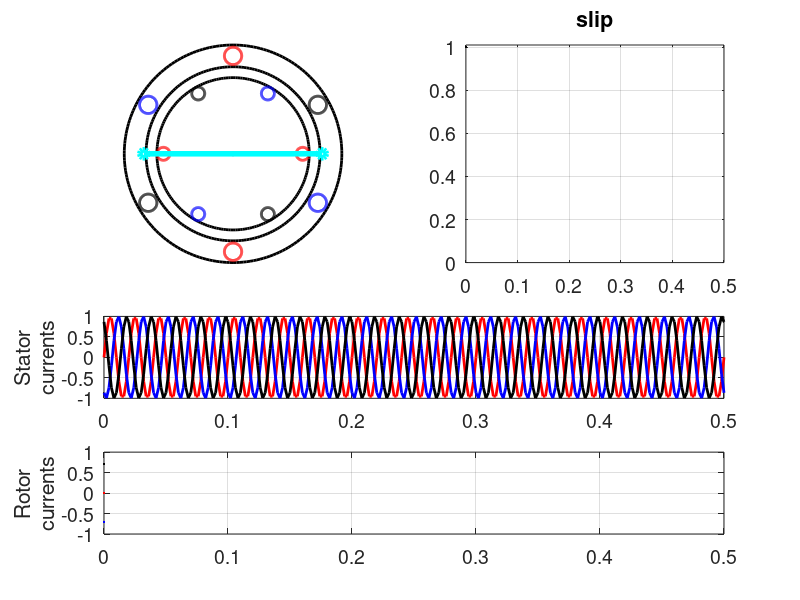

MATLAB code to generate this figure: (Note: this script raises an error after producing the figure.)
clc;clear;

theta = 0:pi*1e-2:2*pi;

cx = 0.1*cos(theta);
cy = 0.1*sin(theta);

sxo = 10*cos(theta);
syo = 10*sin(theta);

sxi = 8*cos(theta);
syi = 8*sin(theta);

sx1 = 0.8*cos(theta);
sy1 = 0.8*sin(theta)+9;

sx2 = 0.8*cos(theta);
sy2 = 0.8*sin(theta) - 9;

sx3 = 0.8*cos(theta) + 9*cosd(30);
sy3 = 0.8*sin(theta) + 9*sind(30);

sx4 = 0.8*cos(theta) - 9*cosd(30);
sy4 = 0.8*sin(theta) - 9*sind(30);

sx5 = 0.8*cos(theta) + 9*cosd(30);
sy5 = 0.8*sin(theta) - 9*sind(30);

sx6 = 0.8*cos(theta) - 9*cosd(30);
sy6 = 0.8*sin(theta) + 9*sind(30);


% ------------------
rxo = 7*cos(theta);
ryo = 7*sin(theta);

% ------------------
t = 0:2e-3:0.5;

% theta_r = linspace(0,(1-slip)*720,100);
% stator_rotation = 7200; %degrees

theta_s = linspace(0,7200,length(t));
% slip = linspace(1,0.05,length(t));
% slip = 1*exp(-5*t);
% slip = 1*ones(1,length(theta_s));

% slip = 1*(theta_s<=720) + 0.5*((theta_s>720)&(theta_s<720*2)) + ...
%     0.25*((theta_s>=720*2)&(theta_s<720*4)) + ...
%     0.05*((theta_s>=720*4)&(theta_s<720*6)) + ...
%     0*(theta_s>=720*6);
slip = 1*(t<=0.1) + 0.5*((t>0.1)&(t<0.2)) + ...
    0.25*((t>=0.2)&(t<0.3)) + ...
    0.05*((t>=0.3)&(t<=0.5));

% nslip = 0*slip;
% nslip(1) = slip(1);
% 
% Tc = 0.005;
% h = t(2) -t(1);
% for k = 1:1:(length(t)-1)
%     nslip(k+1) = nslip(k) + h/Tc*(slip(k)-nslip(k));
% end
% 
% slip = nslip;
% plot(slip)
% return
% t = 0:1e-3:(stator_rotation/360)*20e-3;
isa = 1*sin(2*pi*50*t);
isb = 1*sin(2*pi*50*t-2*pi/3);
isc = 1*sin(2*pi*50*t+2*pi/3);

for k = 1:1:length(t)

ira(k) = 0.3*slip(k)*exp(slip(k))*sin(2*pi*50*slip(k)*t(k));
irb(k) = 0.3*slip(k)*exp(slip(k))*sin(2*pi*50*slip(k)*t(k)-2*pi/3);
irc(k) = 0.3*slip(k)*exp(slip(k))*sin(2*pi*50*slip(k)*t(k)+2*pi/3);

% ira(k) = 0.3*exp(2*slip(k))*sin(2*pi*50*slip(k)*t(k));
% irb(k) = 0.3*exp(2*slip(k))*sin(2*pi*50*slip(k)*t(k)-2*pi/3);
% irc(k) = 0.3*exp(2*slip(k))*sin(2*pi*50*slip(k)*t(k)+2*pi/3);


theta_r = (1-slip(k))*theta_s(k);

rdel = -theta_r;
sdel = -theta_s(k);

rx1 = 0.6*cos(theta) + 6.4*cosd(rdel);
ry1 = 0.6*sin(theta) + 6.4*sind(rdel);

rx2 = 0.6*cos(theta) - 6.4*cosd(rdel);
ry2 = 0.6*sin(theta) - 6.4*sind(rdel);

rx3 = 0.6*cos(theta) + 6.4*cosd(rdel-60);
ry3 = 0.6*sin(theta) + 6.4*sind(rdel-60);

rx4 = 0.6*cos(theta) + 6.4*cosd(rdel+60);
ry4 = 0.6*sin(theta) + 6.4*sind(rdel+60);

rx5 = 0.6*cos(theta) - 6.4*cosd(rdel+60);
ry5 = 0.6*sin(theta) - 6.4*sind(rdel+60);

rx6 = 0.6*cos(theta) - 6.4*cosd(rdel-60);
ry6 = 0.6*sin(theta) - 6.4*sind(rdel-60);

% ----------------------------------
% ----------------------------------

rxarr = [-6.5*cosd(rdel) 6.5*cosd(rdel)];
ryarr = [-6.5*sind(rdel) 6.5*sind(rdel)];

sxarr = [-8.2*cosd(sdel) 8.2*cosd(sdel)];
syarr = [-8.2*sind(sdel) 8.2*sind(sdel)];

figure(1)
subplot(4,2,[1 3])
plot(cx,cy,'k','linewidth',2)
hold on



% stator frames
plot(sxo,syo,'k','linewidth',2)
plot(sxi,syi,'k','linewidth',2)
% patch(sxo, syo, 'black', 'FaceColor', 'black', 'FaceAlpha', 0.1);
% patch(rxo, ryo, 'black', 'FaceColor', 'red', 'FaceAlpha', 0.1);
% patch(sxi, syi, 'blue', 'FaceColor', 'white', 'FaceAlpha', 0.5);
% patch(sxo, syo, 'black', 'FaceColor', 'black', 'FaceAlpha', 0.1);
% stator winding slots
plot(sx1,sy1,'r','linewidth',2)
plot(sx2,sy2,'r','linewidth',2)
plot(sx3,sy3,'k','linewidth',2)
plot(sx4,sy4,'k','linewidth',2)
plot(sx5,sy5,'b','linewidth',2)
plot(sx6,sy6,'b','linewidth',2)

% rotor frame
plot(rxo,ryo,'k','linewidth',2)

% rotor winding slots
plot(rx1,ry1,'r','linewidth',2)
plot(rx2,ry2,'r','linewidth',2)
plot(rx3,ry3,'k','linewidth',2)
plot(rx4,ry4,'b','linewidth',2)
plot(rx5,ry5,'b','linewidth',2)
plot(rx6,ry6,'k','linewidth',2)
% arrow
plot(rxarr,ryarr,'-k','linewidth',3)
plot(sxarr,syarr,'-oc','linewidth',4)

axis equal
axis off
hold off

subplot(4,2,[5 6])

plot(t,isa,'r','linewidth',2,t,isb,'b','linewidth',2,t,isc,'k','linewidth',2);
grid on;
set(gca,'FontSize',14)
ylabel({'Stator', 'currents'})

subplot(4,2,[7 8])

plot(t(1:k),ira(1:k),'r','linewidth',2,...
     t(1:k),irb(1:k),'b','linewidth',2,...
     t(1:k),irc(1:k),'k','linewidth',2);
grid on;
ylim([-1 1])
xlim([min(t) max(t)]);
ylabel({'Rotor', 'currents'})
set(gca,'FontSize',14)


subplot(4,2,[2 4])
plot(t(1:k), slip(1:k),'k','linewidth',1)
hold on
% stem(t(k), slip(k),'oc','linewidth',2)
plot([0 t(k)], [slip(k) slip(k)],'-m','linewidth',2)
set(gca,'FontSize',14)
xlim([min(t) max(t)])
ylim([0 1.01])
title('slip')
grid on
hold off
drawnow


% pause(0.1)
saveas(gcf,'casea.png');

B = imread('casea.png');

imwrite(B,strcat('Case_file',num2str(k),'.png'));
end

% ----------------------------------


% subplot(3,1,2)
% 
% subplot(3,1,3)

